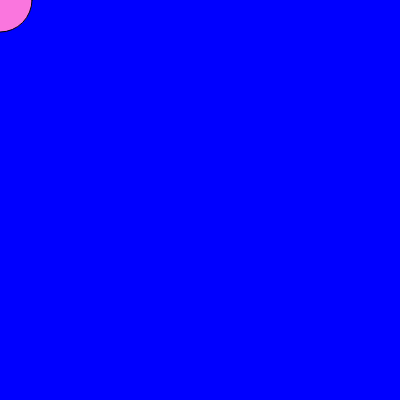
Frame 1 (no input)
Frame 60 (no input): identical to frame 1, image omitted
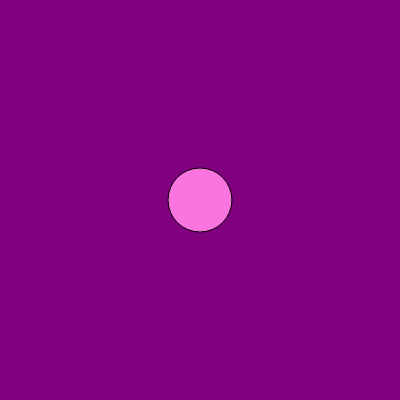
Frame 120 (the mouse pressed at the canvas centre since frame 60)

The p5.js sketch that drew these frames (run headless with seeded random() and noise() and a simulated clock; from frame 60 on, the mouse is pressed at the canvas centre):

// p5.js sketch
// ── sketch.js
var r = 0
var b = 255

function setup() {
  createCanvas(400, 400);
}

function draw() {
  //col = mouseX
  r = map(mouseX,0,400,0,255)
  
  b = map(mouseY,0,400,255,0)
  fill(250,118,222)
  background(r,0,b)
  ellipse(mouseX, mouseY, 64, 64)
}
